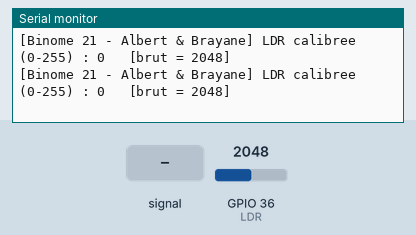
Simulated run of this program. Board: ESP32. On the bench: the last lines printed to the serial monitor. The inputs (shaded band) are chosen by the test bench; at power-on: GPIO 36 (LDR) = 2048.

Above: at 9.5 s.
9.6 s: GPIO 36 (LDR) fed a 200 Hz sine of ±327 counts around its level
At 10.9 s:
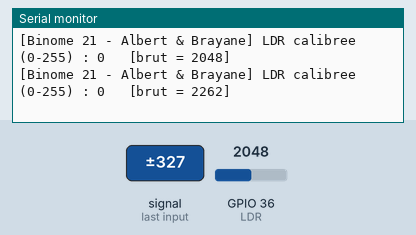
11.1 s: GPIO 36 (LDR) set to 2866
At 12.1 s:
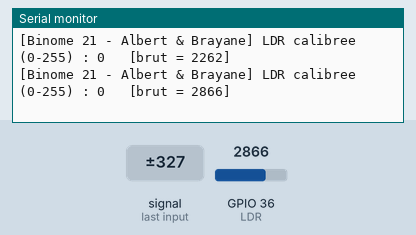
12.6 s: GPIO 36 (LDR) fed a 1000 Hz sine of ±1023 counts around its level
At 13.9 s:
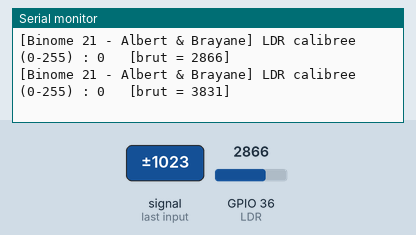
14.1 s: GPIO 36 (LDR) set to 2047
At 14.9 s:
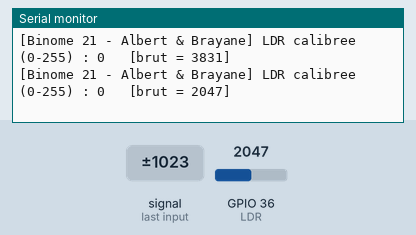
Timing chart, 0 to 16.6 s (numbered marks = the images above; inputs shaded):
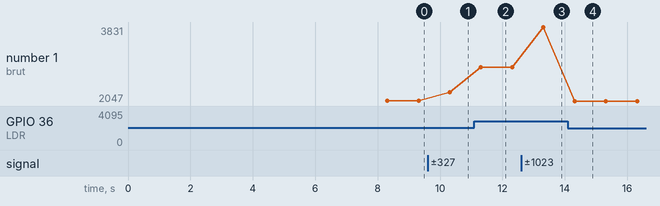

The program:

main.cpp
```cpp
// ============================================================================
// [1.5.2] ADC - Programme 2 : LDR CALIBREE (0 a 255)
// Binome 21 - Albert & Brayane
//
// Meme montage que le Programme 1 (pont diviseur, noeud -> GPIO36).
// Methode de l'exemple Arduino "Calibration" :
//   - pendant une fenetre au demarrage, on releve le MIN et le MAX reels
//     en CACHANT la LDR (main -> min) PUIS en l'ECLAIRANT (flash colle -> max) ;
//   - ensuite, map() ramene la plage [min..max] mesuree sur [0..255],
//     et constrain() borne le resultat par securite.
//
// IMPORTANT : il faut atteindre les DEUX extremes pendant la fenetre, sinon la
// plage reste trop etroite et presque tout se retrouve ecrase a 0 ou a 255.
// Amelioration : la plage min/max s'affiche EN DIRECT pour voir qu'elle s'elargit.
// ============================================================================
#include <Arduino.h>

const char* PREFIX = "[Binome 21 - Albert & Brayane]";
const int LDR = 36;                      // GPIO36 = VP = ADC1_CH0

int capteurMin = 4095;                   // abaisse pendant la calibration
int capteurMax = 0;                      // releve pendant la calibration
// const unsigned long CALIB_MS = 5000;  // ancienne fenetre (trop courte pour 2 gestes)
const unsigned long CALIB_MS = 8000;     // 8 s : le temps de cacher PUIS d'eclairer

void setup() {
  Serial.begin(115200);
  delay(300);

  Serial.print(PREFIX);
  Serial.println(" Calibration 8 s : CACHE (main) PUIS ECLAIRE (flash) la LDR...");

  unsigned long t0 = millis();
  unsigned long lastPrint = 0;
  while (millis() - t0 < CALIB_MS) {
    int v = analogRead(LDR);
    if (v > capteurMax) capteurMax = v;  // retient le plus clair
    if (v < capteurMin) capteurMin = v;  // retient le plus sombre

    if (millis() - lastPrint > 500) {    // feedback en direct toutes les 0,5 s
      lastPrint = millis();
      Serial.print(PREFIX);
      Serial.print(" ...plage en cours : min = "); Serial.print(capteurMin);
      Serial.print(" | max = "); Serial.println(capteurMax);
    }
  }

  Serial.print(PREFIX);
  Serial.print(" Calibration finie -> min = "); Serial.print(capteurMin);
  Serial.print(" | max = "); Serial.println(capteurMax);
}

void loop() {
  int brut   = analogRead(LDR);
  int niveau = map(brut, capteurMin, capteurMax, 0, 255);  // mise a l'echelle
  niveau     = constrain(niveau, 0, 255);                  // borne 0..255

  Serial.print(PREFIX);
  Serial.print(" LDR calibree (0-255) : "); Serial.print(niveau);
  Serial.print("   [brut = "); Serial.print(brut); Serial.println("]");

  delay(1000);                                             // une mesure par seconde
}
```

Measured:
- after the input at 9.6 s, the serial monitor: prints a new line after 0.71 s (image 1)
- after the input at 11.1 s, the serial monitor: prints a new line after 0.21 s (image 2)
- after the input at 12.6 s, the serial monitor: prints a new line after 0.71 s (image 3)
- after the input at 14.1 s, the serial monitor: prints a new line after 0.21 s (image 4)
- plotted number 1: 2048 → 2262 after the input at 9.6 s, 2262 → 2866 after the input at 11.1 s, 2866 → 3831 after the input at 12.6 s, 3831 → 2047 after the input at 14.1 s
